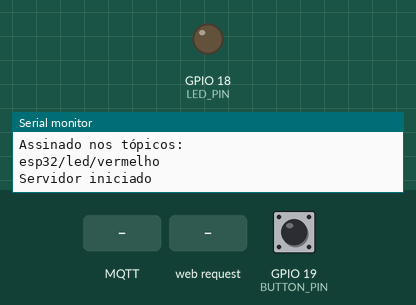
Recording of a sketch running on a simulated ESP32-C6. Shown: output pins drawn as LEDs (lit = HIGH), the last lines printed to the serial monitor. The inputs (shaded band) are chosen by the test bench; at power-on: GPIO 19 (BUTTON_PIN) HIGH. WiFi joins after 1.5 s; servers stay silent unless stated; no MQTT or app messages arrive unless stated. At 10.5 s the program restarts the board; the recording ends there.

Above: at 2.7 s.
2.8 s: MQTT message "ON" arrives on the first subscribed topic
At 3.2 s:
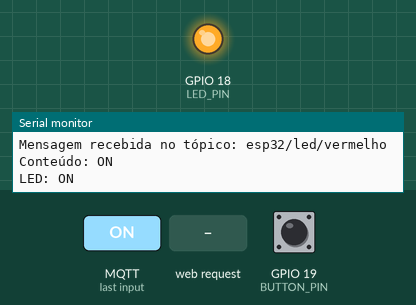
4.3 s: HTTP request GET / received
5.8 s: HTTP request GET /status received
7.3 s: GPIO 19 (BUTTON_PIN) pulled LOW for 3.2 s
Timing chart, 0 to 10.3 s (numbered marks = the images above; inputs shaded):
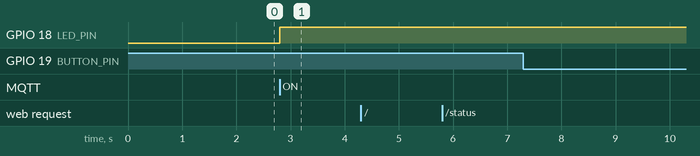

Measured:
- after the input at 2.8 s, GPIO 18 (LED_PIN): LOW → HIGH at once

The sketch:

wifiManager.ino
```cpp
/*********************************************************
 * Projeto: Controle MQTT com ESP32-C6 + WifiManager
 *
 * Descrição: Este projeto permite publicar e receber mensagens MQTT
 *            para controle de um LED via broker público.
 *            Também utiliza WifiManager para gerenciar as configurações de Wi-Fi
 *            e broker MQTT.
 *
 * Autor: Guilherme Fernandes
 * Data: 14/08/2025
 * Placa: ESP32-C6 DevKitC-1
 *********************************************************/

#include <WiFi.h>          // Inclui a biblioteca para Wi-Fi
#include <PubSubClient.h>  // Inclui a biblioteca para MQTT
#include <WiFiManager.h>   // Inclui a biblioteca do WiFiManager (https://github.com/tzapu/WiFiManager)
#include <WebServer.h>     // Inclui a biblioteca WebServer para criar um servidor web
#include "html_page.h"     // Inclui o arquivo HTML que contém a página web

// Definição dos pinos
#define LED_VERMELHO 18
#define BOTAO 19

// Definicao de variaveis
#define topic_led "esp32/led/vermelho"   // Tópico MQTT para o LED Vermelho
#define broker_default "broker.emqx.io"  // Endereço do padrão para o Broker MQTT
#define mqtt_tcp_port_default "1883"     // Porta do Broker MQTT TCP
#define mqtt_ws_port_default "8084"      // Porta do Broker MQTT WebSocket
#define id_mqtt "esp32c6_guilherme"      // ID do cliente MQTT - Pode ser alterado, mas deve ser único para cada cliente conectado ao broker

// Mapeamento dos pinos
const uint8_t LED_PIN = LED_VERMELHO;
const uint8_t BUTTON_PIN = BOTAO;

bool statusLED = LOW;  // Status do LED  (LOW = Desligado / HIGH = Ligado)

WiFiClient espClient;                // Cria um cliente Wi-Fi
PubSubClient mqttClient(espClient);  // Cria um cliente MQTT

// Criação do servidor WebSocket
WebServer server(80);

// Definição dos Tópicos MQTT
const char* topic_led_vermelho = topic_led;

// Configuração do Broker MQTT
const char* idMqtt = id_mqtt;
char mqtt_server[40] = broker_default;
char mqtt_port[6] = mqtt_tcp_port_default;
char mqtt_ws_port[6] = mqtt_ws_port_default;

// global wm instance
WiFiManager wm;

// Criação dos parâmetros do WiFiManager
WiFiManagerParameter custom_mqtt_server("server", "mqtt server", mqtt_server, 40);
WiFiManagerParameter custom_mqtt_port("port", "mqtt port", mqtt_port, 6);

// Função para definir o estado do LED
void setLED(bool state) {
  statusLED = state;
  digitalWrite(LED_PIN, statusLED);
  Serial.println("LED: " + String(statusLED ? "ON" : "OFF"));
}

// Callback para processar mensagens recebidas do MQTT
void callback(char* topic, byte* message, unsigned int length) {
  String msg = "";                    // Cria uma string para armazenar a mensagem
  for (int i = 0; i < length; i++) {  // Percorre a mensagem recebida
    msg += (char)message[i];          // Concatena os caracteres da mensagem
  }

  // Imprime a mensagem recebida no monitor serial - Log
  Serial.print("Mensagem recebida no tópico: ");
  Serial.println(topic);
  Serial.print("Conteúdo: ");
  Serial.println(msg);

  // Verifica se a mensagem é para o LED vermelho
  if (strcmp(topic, topic_led_vermelho) == 0) {  // Compara o tópico recebido com o tópico do LED Vermelho
    if (msg == "ON") {
      setLED(true);
    } else if (msg == "OFF") {
      setLED(false);
    }
  }
}

// Evento WiFi IP
void WiFiGotIP(WiFiEvent_t event, WiFiEventInfo_t info) {
  Serial.println("WiFi Conectado, IP:");
  Serial.println(WiFi.localIP());
}

// Função para alterar as configurações do MQTT
void changeMQTT(String mqttServer) {
  strncpy(mqtt_server, mqttServer.c_str(), sizeof(mqtt_server) - 1);
  mqtt_server[sizeof(mqtt_server) - 1] = '\0'; // garante término correto
  mqttClient.disconnect();
}

// Função de conexao ao Broker MQTT
void connectMQTT() {
  while (!mqttClient.connected()) {
    Serial.println("Conectando ao broker: " + String(mqtt_server) + ":" + String(mqtt_port));
    mqttClient.setServer(mqtt_server, atoi(mqtt_port));

    if (mqttClient.connect(idMqtt)) {
      Serial.println("Conectado!");

      // Assinar os tópicos dos LEDs
      mqttClient.subscribe(topic_led_vermelho);

      // Imprime a mensagem no monitor serial
      Serial.println("Assinado nos tópicos: ");
      Serial.println(topic_led_vermelho);
    } else {
      Serial.print("Falha, código: ");     // Imprime a mensagem no monitor serial
      Serial.println(mqttClient.state());  // Imprime o código de erro no monitor serial
      delay(5000);                         // Aguarda 5 segundos e tenta novamente
    }
  }
}

// Rotas
void handleStatus() {
  server.send(200, "text/plain", "LED=" + String(statusLED ? "ON" : "OFF") + ";mqttServer=" + String(mqtt_server) + ";mqttPort=" + String(mqtt_ws_port) + ";topic=" + String(topic_led_vermelho));
  Serial.println("Status do LED: ");
  Serial.println(statusLED ? "ON" : "OFF");  // Imprime o status do LED
}

void handleRoot() {
  Serial.println("Acessando a página principal");
  server.send(200, "text/html", index_html);  // Retorna o HTML para o cliente
}

void handleNotFound() {
  Serial.println("Página não encontrada");
  server.send(404, "text/plain", "Not found");  // Retorna uma resposta 404 Not Found
}

void handleSave() {
  Serial.println("Salvando configurações");
  changeMQTT(server.arg("mqttServer"));
  server.send(200, "text/plain", "Configurações salvas");
}

/*-------------------------------------------------------------------------------
  Tarefa para ler o estado do botão e publicar a mensagem no tópico MQTT
 *---------------------------------------------------------------------------*/
void taskBotao(void* parameter) {
  for (;;) {
    if (digitalRead(BUTTON_PIN) == LOW) {  // Push button pressed
      // Key debounce handling
      delay(100);
      int startTime = millis();
      while (digitalRead(BUTTON_PIN) == LOW) {
        delay(50);
      }
      int endTime = millis();
      // If key pressed for more than 3secs, reset settings
      if ((endTime - startTime) > 3000) {
        Serial.printf("Reset settings.\n");
        Serial.println("Erasing Config, restarting");
        wm.resetSettings();
        ESP.restart();
      } else if ((endTime - startTime) > 10000) {  // If key pressed for more than 10sec, start config portal
        // start portal w delay
        Serial.println("Starting config portal");
        wm.setConfigPortalTimeout(120);

        if (!wm.startConfigPortal("OnDemandAP", "password")) {
          Serial.println("failed to connect or hit timeout");
        } else {
          Serial.println("connected...yeey :)");
        }
      } else {
        statusLED = !statusLED;  // Inverte o estado do LED
        String msg = statusLED ? "ON" : "OFF";
        mqttClient.publish(topic_led_vermelho, msg.c_str(), false);  // Publica a mensagem no tópico do LED Vermelho
      }
    }
    vTaskDelay(pdMS_TO_TICKS(100));  // Aguarda 100 ms antes de verificar novamente
  }
}


// flag for saving data
bool shouldSaveConfig = false;

// callback notifying us of the need to save config
void saveConfigCallback() {
  Serial.println("Should save config");
  shouldSaveConfig = true;
}

// WiFiManagerParameter custom_field; // global param ( for non blocking w params )

// String getParam(String name) {
//   // read parameter from server, for customhmtl input
//   String value;
//   if (wm.server->hasArg(name)) {
//     value = wm.server->arg(name);
//   }
//   return value;
// }

// void saveParamCallback() {
//   Serial.println("[CALLBACK] saveParamCallback fired");
//   Serial.println("PARAM customfieldid = " + getParam("customfieldid"));
// }

// void bindServerCallback() { wm.server->on("/custom", handleRoute); }

// void handleRoute() {
//   Serial.println("[HTTP] handle custom route");
//   wm.server->send(200, "text/plain", "hello from user code");
// }

void setup() {
  Serial.begin(115200);
  Serial.println("\n Starting");

  // Configuração dos LEDs como saída e desliga os LEDs
  pinMode(LED_PIN, OUTPUT);
  digitalWrite(LED_PIN, LOW);
  // Configura o pino do botão como entrada com pull-up interno
  pinMode(BUTTON_PIN, INPUT_PULLUP);

  // Criando a Task para leitura e envio do botao
  xTaskCreate(
    taskBotao,     // Nome da função da task
    "Task Botao",  // Nome descritivo
    4096,          // Tamanho da stack
    NULL,          // Parâmetro (não usado)
    1,             // Prioridade da task
    NULL           // Handle (não necessário aqui)
  );

  // Registra os eventos do WiFi
  WiFi.onEvent(WiFiGotIP, WiFiEvent_t::ARDUINO_EVENT_WIFI_STA_GOT_IP);

  // const char *bufferStr = R"(
  // <!-- INPUT CHOICE -->
  // <br/>
  // <p>Select Choice</p>
  // <input style='display: inline-block;' type='radio' id='choice1' name='program_selection' value='1'>
  // <label for='choice1'>Choice1</label><br/>
  // <input style='display: inline-block;' type='radio' id='choice2' name='program_selection' value='2'>
  // <label for='choice2'>Choice2</label><br/>

  // <!-- INPUT SELECT -->
  // <br/>
  // <label for='input_select'>Label for Input Select</label>
  // <select name="input_select" id="input_select" class="button">
  // <option value="0">Option 1</option>
  // <option value="1" selected>Option 2</option>
  // <option value="2">Option 3</option>
  // <option value="3">Option 4</option>
  // </select>
  // )";

  // WiFiManagerParameter custom_html_inputs(bufferStr);

  // set custom html menu content , inside menu item "custom", see setMenu()
  // const char *menuhtml = "<form action='/custom' method='get'><button>Custom</button></form><br/>\n";
  // wm.setCustomMenuHTML(menuhtml);

  // add a custom input field
  // int customFieldLength = 40;

  // test custom html(radio)
  // const char *custom_radio_str =
  //     "<br/><label for='customfieldid'>Custom Field Label</label><input type='radio' name='customfieldid' value='1' "
  //     "checked> One<br><input type='radio' name='customfieldid' value='2'> Two<br><input type='radio' "
  //     "name='customfieldid' value='3'> Three";

  // new (&custom_field) WiFiManagerParameter(custom_radio_str); // custom html input

  // add all your parameters here
  // wm.addParameter(&custom_field);
  wm.addParameter(&custom_mqtt_server);
  wm.addParameter(&custom_mqtt_port);
  // wm.addParameter(&custom_html_inputs);

  // wm.setWebServerCallback(bindServerCallback);

  // wm.setSaveParamsCallback(saveParamCallback);

  // set config save notify callback
  wm.setSaveConfigCallback(saveConfigCallback);

  // custom menu via array or vector
  // std::vector<const char *> menu = {"wifi", "info", "param", "custom", "sep", "restart", "exit"};
  // wm.setMenu(menu);

  wm.setConfigPortalTimeout(120);  // auto close configportal after n seconds

  if (!wm.autoConnect("AutoConnectAP", "password")) {
    Serial.println("Failed to connect");
  } else {
    Serial.println("connected...yeey :)");
  }

  // read updated parameters
  strcpy(mqtt_server, custom_mqtt_server.getValue());
  strcpy(mqtt_port, custom_mqtt_port.getValue());
  Serial.println("\tmqtt_server : " + String(mqtt_server));
  Serial.println("\tmqtt_port : " + String(mqtt_port));

  mqttClient.setCallback(callback);  // Define a função de callback
  connectMQTT();                     // Conecta ao Broker MQTT

  // Definicao de Rotas do Servidor (como um Backend)
  server.on("/", handleRoot);
  server.on("/status", handleStatus);
  server.on("/save", handleSave);
  server.onNotFound(handleNotFound);

  server.begin();  // Inicia o servidor web
  Serial.println("Servidor iniciado");

  // save the custom parameters to FS
  if (shouldSaveConfig) {
    Serial.println("Salvando...");
  }
}

void loop() {
  // Se a conexão com o Broker MQTT foi perdida, reconecta
  if (!mqttClient.connected()) {
    connectMQTT();
  }
  mqttClient.loop();  // Mantém a conexão com o Broker MQTT

  server.handleClient(); // Processa as requisições do cliente
}
```

Source omitted: html_page.h (10432 bytes)
